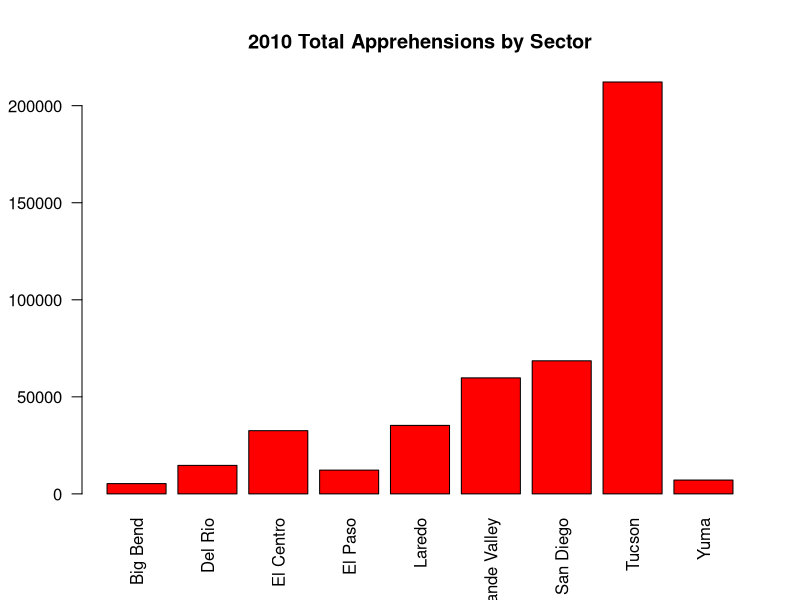
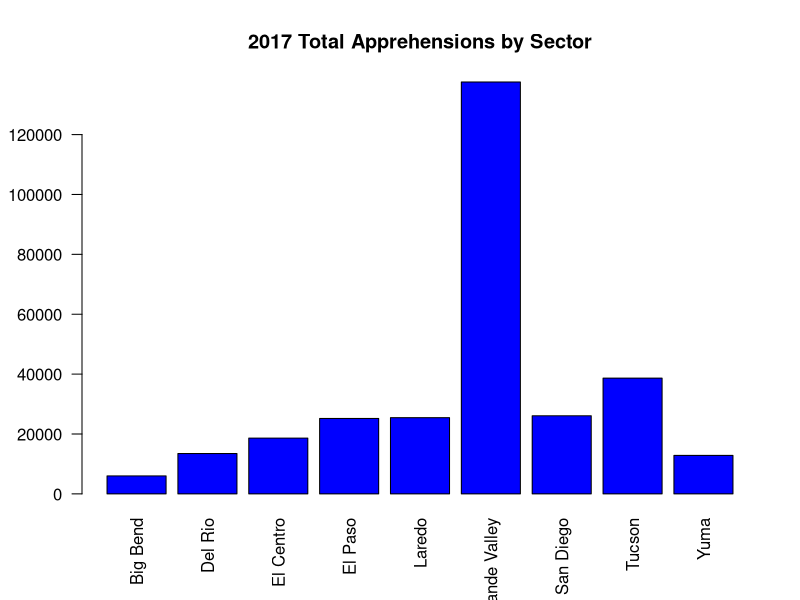
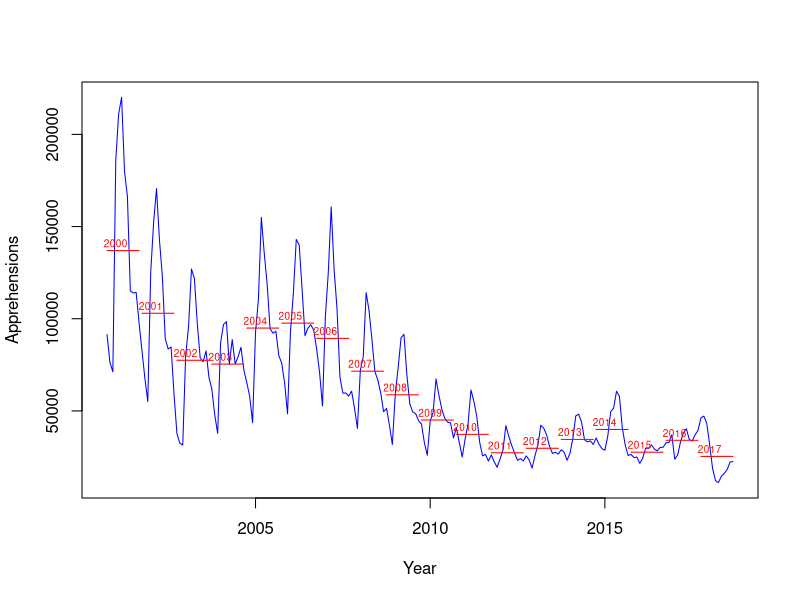

Reproduce these figures in R, in order.
## ---- chunk 1
knitr::opts_chunk$set(echo = FALSE)
## ---- chunk 2
   BP2010 <- read.csv("BP apprehensions 2010.csv")
   rownames(BP2010) <- BP2010[,1]
   x <- subset(BP2010, select= -c(Sector))
   x <- rbind(x, colSums(x))
   rownames(x) <- c(rownames(x)[-length(rownames(x))], "Total")
   x <- cbind(x,rowSums(x))
   colnames(x) <- c(colnames(x)[-length(colnames(x))], "Total")
     barplot(x[1:9, 13], names.arg = rownames(x)[1:9], 
             las=2,
             axisnames=TRUE,
             main="2010 Total Apprehensions by Sector",
             border="black",
             col="red")
## ---- chunk 3
   PB2017 <- read.csv("PB Apprehensions 2017.csv")
   PB2017 = head(PB2017[1:13],-1)
   rownames(PB2017) <- PB2017[,1]
   y <- subset(PB2017, select= -c(Sector))
   y <- rbind(y, colSums(y))
   rownames(y) <- c(rownames(y)[-length(rownames(y))], "Total")
   y <- cbind(y, rowSums(y))
   colnames(y) <- c(colnames(y)[-length(colnames(y))], "Total")
     barplot(y[1:9, 13], names.arg = rownames(y)[1:9], 
             las=2,
             axisnames=TRUE,
             main="2017 Total Apprehensions by Sector",
             border="black",
             col="blue")  
## ---- chunk 4
      PBSum <- read.csv("PB monthly summaries.csv")
      ts.plot(ts(as.vector(rev(t(rev(PBSum[-1])))), start = c(2000,10), frequency=12),
                                ts(as.vector(  t(  rev(rep(c(rowMeans(PBSum[18,-1])),each=12)  )  )), start = c(2000,10), frequency=12),
                                ts(as.vector(  t(  rev(rep(c(rowMeans(PBSum[17,-1])),each=12)  )  )), start = c(2001,10), frequency=12),
                                ts(as.vector(  t(  rev(rep(c(rowMeans(PBSum[16,-1])),each=12)  )  )), start = c(2002,10), frequency=12),
                                ts(as.vector(  t(  rev(rep(c(rowMeans(PBSum[15,-1])),each=12)  )  )), start = c(2003,10), frequency=12),
                                ts(as.vector(  t(  rev(rep(c(rowMeans(PBSum[14,-1])),each=12)  )  )), start = c(2004,10), frequency=12),
                                ts(as.vector(  t(  rev(rep(c(rowMeans(PBSum[13,-1])),each=12)  )  )), start = c(2005,10), frequency=12),
                                ts(as.vector(  t(  rev(rep(c(rowMeans(PBSum[12,-1])),each=12)  )  )), start = c(2006,10), frequency=12),
                                ts(as.vector(  t(  rev(rep(c(rowMeans(PBSum[11,-1])),each=12)  )  )), start = c(2007,10), frequency=12),
                                ts(as.vector(  t(  rev(rep(c(rowMeans(PBSum[10,-1])),each=12)  )  )), start = c(2008,10), frequency=12),
                                ts(as.vector(  t(  rev(rep(c(rowMeans(PBSum[9,-1])),each=12)  )  )), start = c(2009,10), frequency=12),
                                ts(as.vector(  t(  rev(rep(c(rowMeans(PBSum[8,-1])),each=12)  )  )), start = c(2010,10), frequency=12),
                                ts(as.vector(  t(  rev(rep(c(rowMeans(PBSum[7,-1])),each=12)  )  )), start = c(2011,10), frequency=12),
                                ts(as.vector(  t(  rev(rep(c(rowMeans(PBSum[6,-1])),each=12)  )  )), start = c(2012,10), frequency=12),
                                ts(as.vector(  t(  rev(rep(c(rowMeans(PBSum[5,-1])),each=12)  )  )), start = c(2013,10), frequency=12),
                                ts(as.vector(  t(  rev(rep(c(rowMeans(PBSum[4,-1])),each=12)  )  )), start = c(2014,10), frequency=12),
                                ts(as.vector(  t(  rev(rep(c(rowMeans(PBSum[3,-1])),each=12)  )  )), start = c(2015,10), frequency=12),
                                ts(as.vector(  t(  rev(rep(c(rowMeans(PBSum[2,-1])),each=12)  )  )), start = c(2016,10), frequency=12),
                                ts(as.vector(  t(  rev(rep(c(rowMeans(PBSum[1,-1])),each=12)  )  )), start = c(2017,10), frequency=12),
                                
                                  gpars=list(xlab="Year", ylab="Apprehensions", 
                                                                      lty=1, col=c('blue',rep(c('red'),times=18), ltw=2))
                         );text(rev(PBSum[,1])+1,rev(c(rowMeans(PBSum[-1])))+4000,labels=paste(rev(PBSum[,1])),cex=0.6,col="red")
## ---- chunk 5
     t.test(BP2010$October, PB2017$October, paired=TRUE)
## ---- chunk 6
    t.test(BP2010$November, PB2017$November, paired=TRUE)
## ---- chunk 7
    t.test(BP2010$December, PB2017$December, paired=TRUE)
## ---- chunk 8
    t.test(BP2010$January, PB2017$January, paired=TRUE)
## ---- chunk 9
    t.test(BP2010$February, PB2017$February, paired=TRUE)
## ---- chunk 10
    t.test(BP2010$March, PB2017$March, paired=TRUE)
## ---- chunk 11
    t.test(BP2010$April, PB2017$April, paired=TRUE)
## ---- chunk 12
    t.test(BP2010$May, PB2017$May, paired=TRUE)
## ---- chunk 13
    t.test(BP2010$June, PB2017$June, paired=TRUE)
## ---- chunk 14
    t.test(BP2010$July, PB2017$July, paired=TRUE)
## ---- chunk 15
    t.test(BP2010$August, PB2017$August, paired=TRUE)
## ---- chunk 16
    t.test(BP2010$September, PB2017$September, paired=TRUE)
## ---- chunk 17
x <- subset(BP2010, select= -c(Sector))
y <- subset(PB2017, select= -c(Sector))
total2010<- rowSums(x[1:12])
total2017 <- rowSums(y[1:12])
t.test(total2010, total2017, paired=TRUE)
